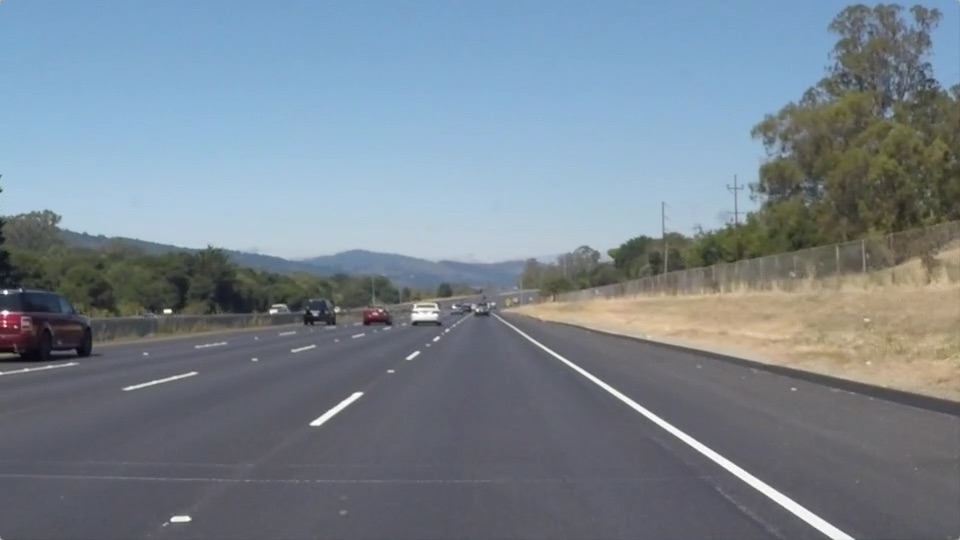
#> input picture images/solidWhiteRight.jpg, 960 x 540 px
$ jupyter execute --allow-errors Detector.ipynb   (shell and % lines are left out)
#> lines starting #> are read from the running program, lines starting #| are printed output that depends on the picture; after the words box and inside, x2 and y2 are one past the last pixel; in counts of white or black regions, pixels touching at a corner belong together
### module.py
import cv2
import math
import matplotlib.pyplot as plt
import matplotlib.image as mpimg
import numpy as np
from PIL import Image
import os

def grayscale(img):
    return cv2.cvtColor(img, cv2.COLOR_RGB2GRAY)

def canny(img, low_threshold, high_threshold):
    return cv2.Canny(img, low_threshold, high_threshold)

def gaussian_blur(img, kernel_size):
    return cv2.GaussianBlur(img, (kernel_size, kernel_size), 0)

# [17 lines left out: function region_of_interest, not called in this run]


def draw_lines(img, lines, color=[255, 0, 0], thickness=2):
    for line in lines:
        for x1,y1,x2,y2 in line:
            cv2.line(img, (x1, y1), (x2, y2), color, thickness)

    return img

# [5 lines left out: function hough_lines, not called in this run]

def weighted_img(img, initial_img, α=0.8, β=1., γ=0.):
    return cv2.addWeighted(initial_img, α, img, β, γ)

def read_img(img):
    return mpimg.imread(img)

def to_hls(img):
    return cv2.cvtColor(img, cv2.COLOR_RGB2HLS)

def to_hsv(img):
    return cv2.cvtColor(img, cv2.COLOR_RGB2HSV)

def isolate_color_mask(img, low_thresh, high_thresh):
    assert(low_thresh.all() >=0  and low_thresh.all() <=255)
    assert(high_thresh.all() >=0 and high_thresh.all() <=255)
    return cv2.inRange(img, low_thresh, high_thresh)

def adjust_gamma(image, gamma=1.0):
    invGamma = 1.0 / gamma
    table = np.array([((i / 255.0) ** invGamma) * 255
        for i in np.arange(0, 256)]).astype("uint8")

    # apply gamma correction using the lookup table
    return cv2.LUT(image, table)

# [6 lines left out: function save_imgs, not called in this run]

def display_imgs(img_list, labels=[],cols=2, fig_size=(15,15)):
    if len(labels) > 0:
        assert(len(img_list) == len(labels))
    assert(len(img_list) > 0)
    cmap = None
    tot = len(img_list)
    rows = tot / cols
    plt.figure(figsize=fig_size)
    for i in range(tot):
        plt.subplot(rows, cols, i+1)
        if len(img_list[i].shape) == 2:
            cmap = 'gray'
        if len(labels) > 0:
            plt.title(labels[i])
        plt.imshow(img_list[i], cmap=cmap)

    plt.tight_layout()
    plt.show()

def get_aoi(img):
    rows, cols = img.shape[:2]
    mask = np.zeros_like(img)

    left_bottom = [cols * 0.1, rows]
    right_bottom = [cols * 0.95, rows]
    left_top = [cols * 0.4, rows * 0.6]
    right_top = [cols * 0.6, rows * 0.6]

    vertices = np.array([[left_bottom, left_top, right_top, right_bottom]], dtype=np.int32)

    if len(mask.shape) == 2:
        cv2.fillPoly(mask, vertices, 255)
    else:
        cv2.fillPoly(mask, vertices, (255, ) * mask.shape[2])
    return cv2.bitwise_and(img, mask)

def get_hough_lines(img, rho=1, theta=np.pi/180, threshold=20, min_line_len=20, max_line_gap=300):
    lines = cv2.HoughLinesP(img, rho, theta, threshold, np.array([]),
                            minLineLength=min_line_len, maxLineGap=max_line_gap)
    return lines

def get_line_length(line):
    for x1, y1, x2, y2 in line:
        return np.sqrt((y2-y1)**2 + (x2-x1)**2)

def get_line_slope_intercept(line):
    for x1, y1, x2, y2 in line:
        if x2-x1 == 0:
            return math.inf, 0
    slope = (y2-y1)/(x2-x1)
    intercept = y1 - slope * x1
    return slope, intercept

def get_lines_slope_intecept(lines):
    left_lines = []
    right_lines = []
    left_lengths = []
    right_lengths = []
    for line in lines:
        slope, intercept = get_line_slope_intercept(line)
        if slope == math.inf:
            continue
        line_len = get_line_length(line)
        if slope < 0:
            left_lines.append((slope, intercept))
            left_lengths.append(line_len)
        else :
            right_lines.append((slope, intercept))
            right_lengths.append(line_len)

    # average
    left_avg = np.dot(left_lengths, left_lines)/np.sum(left_lengths) if len(left_lengths) > 0 else None
    right_avg = np.dot(right_lengths, right_lines)/np.sum(right_lengths) if len(right_lengths) > 0 else None

    return left_avg, right_avg

def convert_slope_intercept_to_line(y1, y2 , line):
    if line is None:
        return None

    slope, intercept = line
    x1 = int((y1- intercept)/slope)
    y1 = int(y1)
    x2 = int((y2- intercept)/slope)
    y2 = int(y2)
    return((x1, y1),(x2, y2))

def get_lane_lines(img, lines):
    left_avg, right_avg = get_lines_slope_intecept(lines)

    y1 = img.shape[0]
    y2 = img.shape[0] * 0.6

    left_lane = convert_slope_intercept_to_line(y1, y2, left_avg)
    right_lane = convert_slope_intercept_to_line(y1, y2, right_avg)
    return left_lane, right_lane

def draw_weighted_lines(img, lines, color=[255, 0, 0], thickness=2, alpha = 1.0, beta = 0.95, gamma= 0):
    mask_img = np.zeros_like(img)
    for line in lines:
        if line is not None:
            cv2.line(mask_img, *line, color, thickness)
    return weighted_img(mask_img, img, alpha, beta, gamma)

### Detector.ipynb
<h1 align="center"> Automotive Electronics Assignment </h1>

<h2 align="center"> Project Lane Detection </h2>

<h3 align="right"> SathiyaNarayanan P<br>17BEC167</h3>

### Project Description:
   This Project is based on the Opencv python module.Identifying the lanes in the roads is common task.This is critical task for automonous vehicle to perform.Here This project based on the simple Lane detection pipeline with computer vision technique.For more info check  [GitHub Link](https://github.com/sathiya2000/New-Project.git)

## Import Packages

[cell 1]
import cv2
from module import *
import matplotlib.pyplot as plt
import matplotlib.image as mpimg
import numpy as np
import os

## Read in an Image

[cell 2]
image = mpimg.imread('images/solidWhiteRight.jpg')
#> image is the input picture: shape (540, 960, 3); mean R, G, B 120.3, 132.6, 143.7

print('This image is:', type(image), 'with dimensions:', image.shape)
#| This image is: <class 'numpy.ndarray'> with dimensions: (540, 960, 3)
plt.imshow(image)

## Test Image

[cell 3]
PATH = "images"
test_imgs = os.listdir(PATH)
test_imgs

## Color Selection

[cell 4]
img_list = [read_img(PATH +"/" + name) for name in test_imgs]
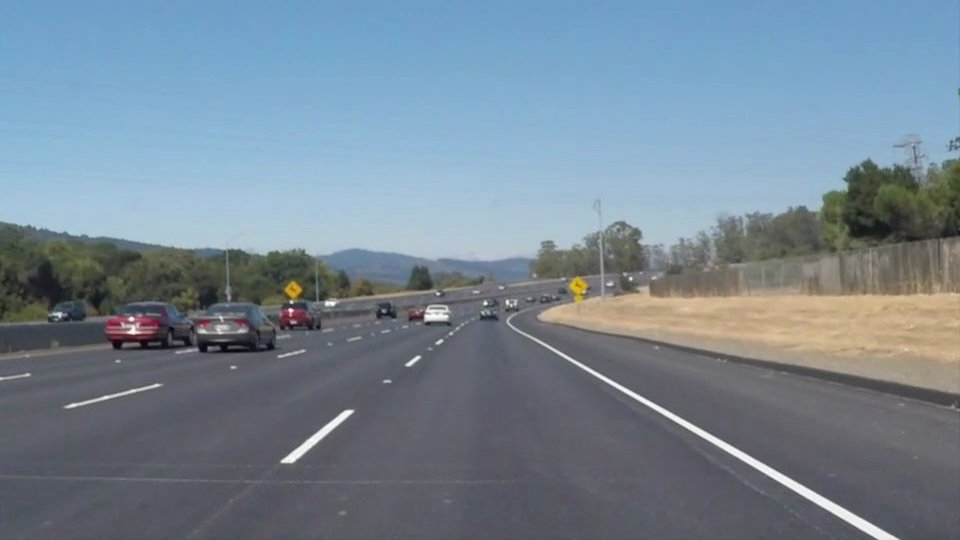
#> input picture images/solidWhiteCurve.jpg, 960 x 540 px
#> in read_img, returned value is the input picture: shape (540, 960, 3); mean R, G, B 118.5, 134.5, 148.1
#> call 3 of read_img, with img = 'images/solidYellowCurve.jpg'
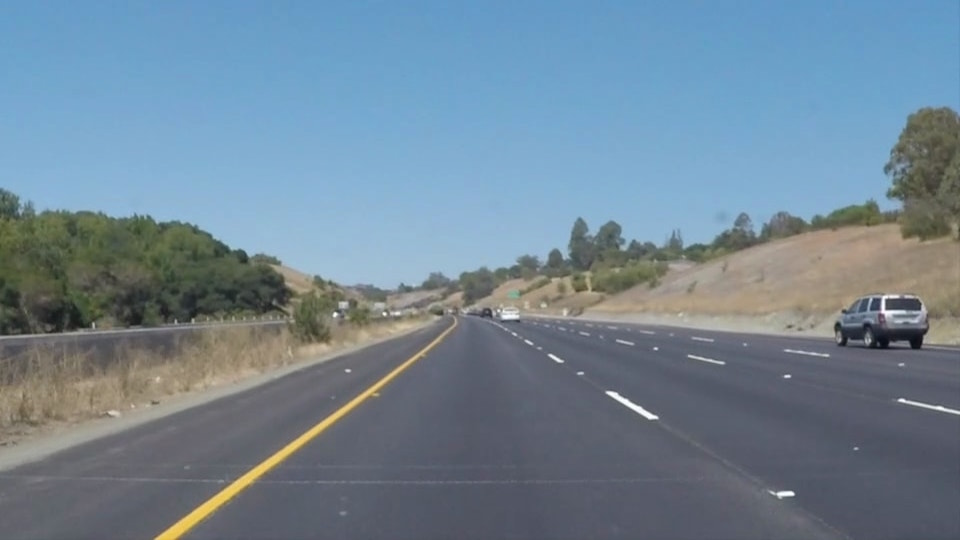
#> input picture images/solidYellowCurve.jpg, 960 x 540 px
#> in read_img, returned value is the input picture: shape (540, 960, 3); mean R, G, B 113, 133.4, 149
#> img_list = 3 items
#> (the rest of this cell did not finish here and is left out)

#> in display_imgs, `tot = len(img_list)`: tot = 3
#> in display_imgs, `rows = tot / cols`: rows = 1.5
display_imgs(img_list, test_imgs)
save_imgs(img_list, test_imgs, prefix= "Original")

[cell 5]
diff_color_spaces_imgs = []
diff_color_spaces_labels = []
for i in range(len(img_list)):
    diff_color_spaces_imgs.append(img_list[i])
    diff_color_spaces_labels.append("RGB: " +test_imgs[i])
    diff_color_spaces_imgs.append(to_hsv(img_list[i]))
    diff_color_spaces_labels.append("HSV: " +test_imgs[i])
    diff_color_spaces_imgs.append(to_hls(img_list[i]))
    diff_color_spaces_labels.append("HLS: " +test_imgs[i])
#> this loop made 3 passes
#> after the loop, diff_color_spaces_imgs = 9 items; diff_color_spaces_labels = ['RGB: solidWhiteCurve.jpg', 'HSV: solidWhiteCurve.jpg', 'HLS: solidWhiteCurve.jpg', 'RGB: solidWhiteRight.jpg', 'HSV: solidWhiteRight.jpg', 'HLS: solidWhiteRight.jpg', 'RGB: solidYellowCurve.jpg', 'HSV: solidYellowCurve.jpg', 'HLS: solidYellowCurve.jpg']

display_imgs(diff_color_spaces_imgs, diff_color_spaces_labels, cols=3)
#> call 2 of display_imgs, with cols = 3, fig_size = (15, 15)
#> in display_imgs (call 2), `tot = len(img_list)`: tot = 9
#> in display_imgs (call 2), `rows = tot / cols`: rows = 3
#> in display_imgs (call 2), `plt.show()`:
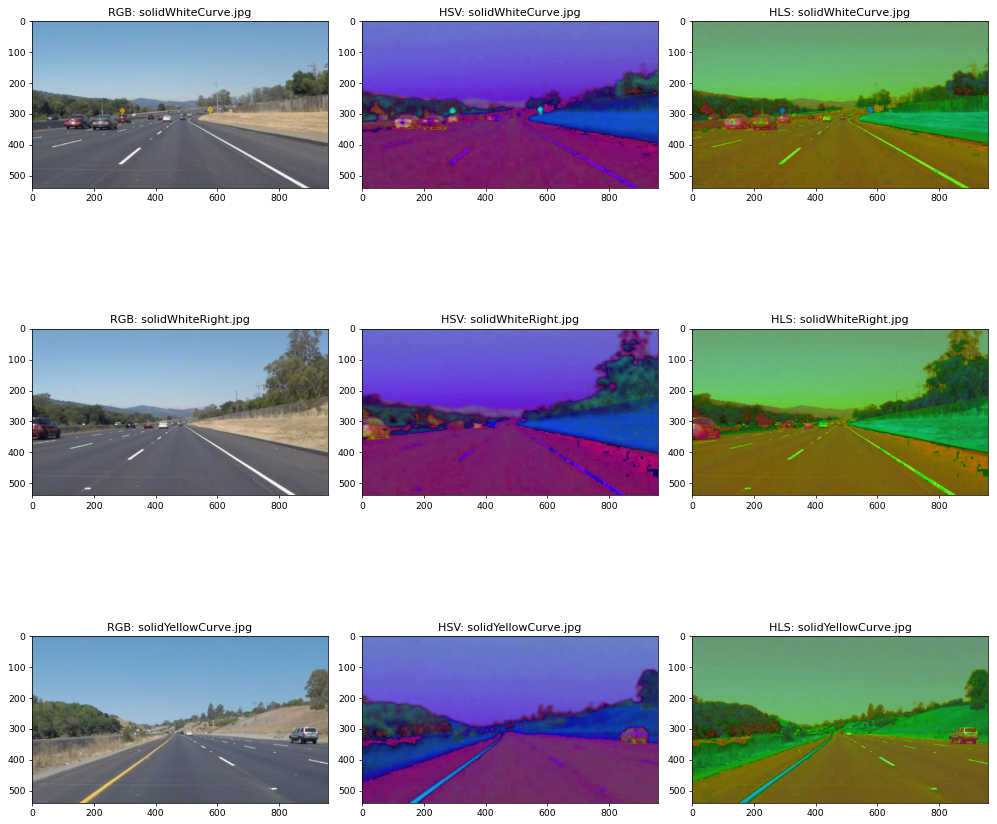
#> figure drawn by matplotlib, 9 panels

[cell 6]
original_imgs = np.copy(img_list)

## Make original image gray

[cell 7]
gray_imgs = [grayscale(img) for img in img_list]
#> in grayscale (call 3), `return cv2.cvtColor(img, cv2.COLOR_RGB2GRAY)`:
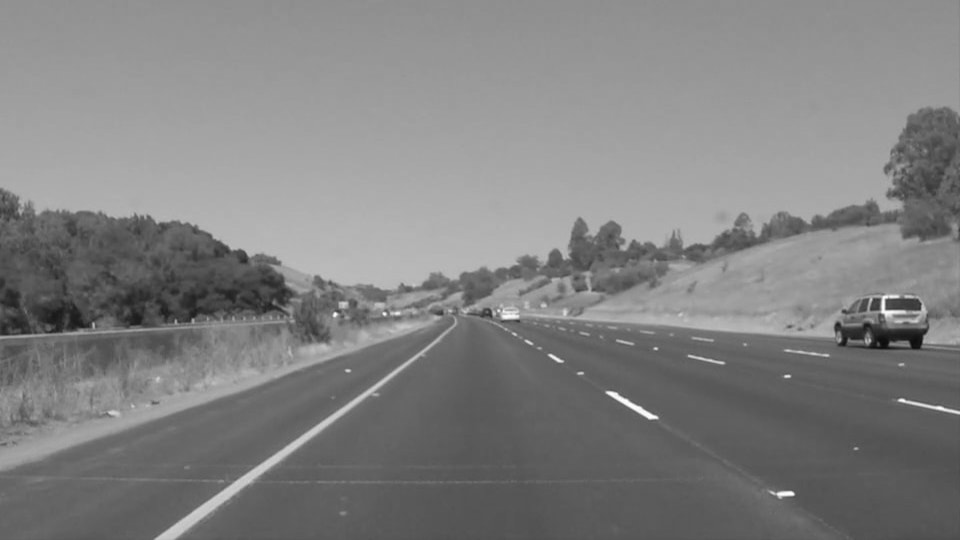
#> returned value: shape (540, 960); min 11, max 254, mean 129.1
#> gray_imgs = 3 items
#> (the rest of this cell did not finish here and is left out)

save_imgs(gray_imgs, test_imgs, prefix="Gray")

## Darker image

[cell 8]
darkened_imgs = [adjust_gamma(img, 0.5) for img in gray_imgs]
#> in adjust_gamma, `table = np.array([((i / 255.0) ** invGamma) * 255 for i in np.arange(0..`: table = 256 values from 0 to 255
#> call 3 of adjust_gamma, with gamma = 0.5
#> in adjust_gamma (call 3), `return cv2.LUT(image, table)`:
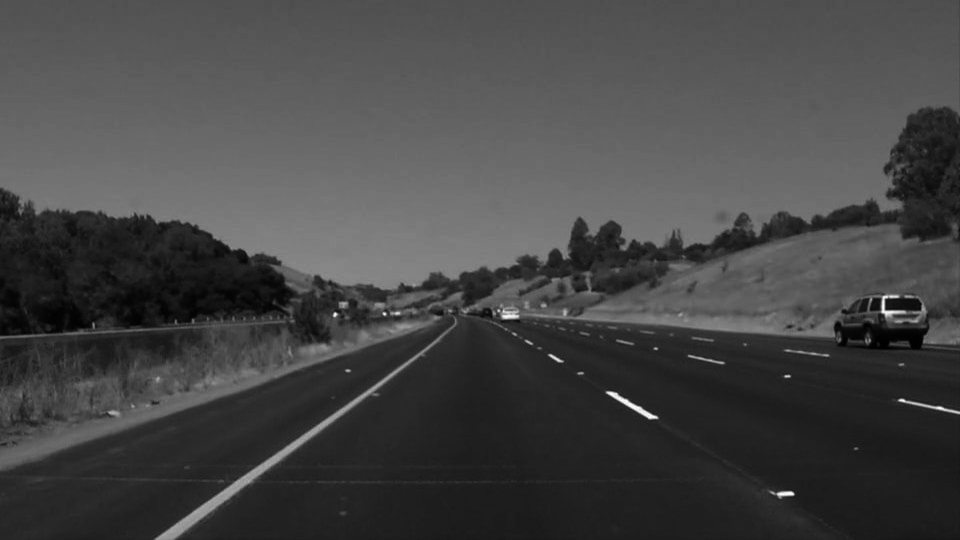
#> returned value: shape (540, 960); min 0, max 253, mean 69.5
#> darkened_imgs = 3 items
#> (the rest of this cell did not finish here and is left out)

save_imgs(darkened_imgs, test_imgs, prefix="Darkened")

## RGB Color space - color Selection

[cell 9]
white_masks = [isolate_color_mask(img, np.array([210, 210, 210], dtype=np.uint8), np.array([255, 255, 255], dtype=np.uint8)) for img in img_list]
#> in isolate_color_mask (call 3), `return cv2.inRange(img, low_thresh, high_thresh)`:
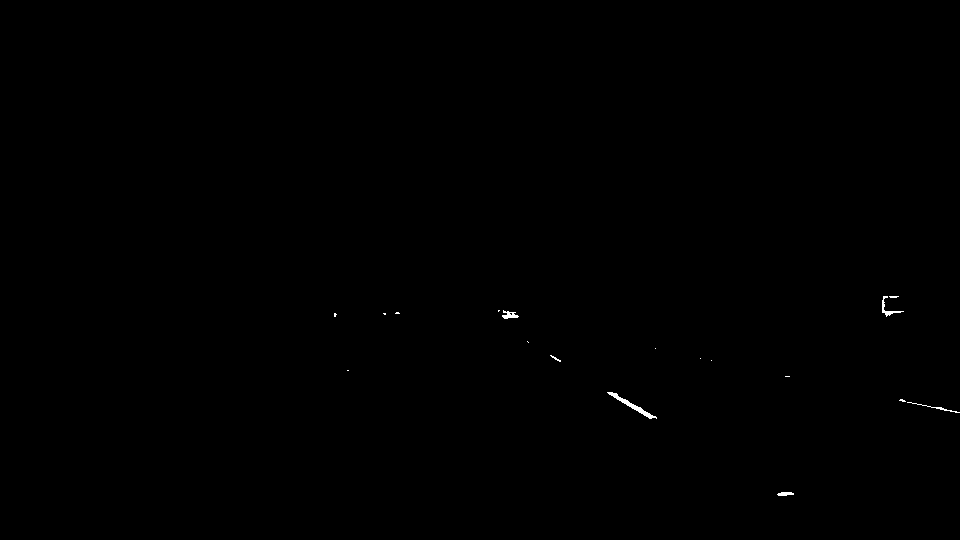
#> returned value: shape (540, 960); 0.12% white; 18 white regions (12 under 20 px), largest, box (x1, y1, x2, y2) and area: (607, 392, 657, 419) 222, (882, 296, 904, 317) 99, (502, 310, 519, 319) 83, (907, 402, 960, 413) 70, (777, 492, 794, 496) 53, (550, 355, 561, 362) 22
#> white_masks = 3 items
yellow_masks = [isolate_color_mask(img, np.array([190, 190, 0], dtype=np.uint8), np.array([255, 255, 255], dtype=np.uint8)) for img in img_list]
#> yellow_masks = 3 items
masked_imgs = []
for i in range(len(img_list)):
    mask = cv2.bitwise_or(white_masks[i], yellow_masks[i])
    masked_imgs.append(cv2.bitwise_and(darkened_imgs[i], darkened_imgs[i], mask=mask))
#> after the loop, masked_imgs = 3 items

#> (the rest of this cell did not finish here and is left out)

## HLS Color Space - Color selection

[cell 10]
white_masks = []
yellow_masks = []
white_masks = [isolate_color_mask(to_hls(img), np.array([0, 200, 0], dtype=np.uint8), np.array([200, 255, 255], dtype=np.uint8)) for img in original_imgs]
yellow_masks = [isolate_color_mask(to_hls(img), np.array([10, 0, 100], dtype=np.uint8), np.array([40, 255, 255], dtype=np.uint8)) for img in original_imgs]
masked_imgs = []
for i in range(len(original_imgs)):
    mask = cv2.bitwise_or(white_masks[i], yellow_masks[i])
    masked_imgs.append(cv2.bitwise_and(darkened_imgs[i], darkened_imgs[i], mask=mask))

#> (the rest of this cell did not finish here and is left out)

## Gaussian Blur

[cell 11]
blurred_imgs = [gaussian_blur(img, kernel_size=7) for img in masked_imgs]
#> call 2 of gaussian_blur, with kernel_size = 7
#> in gaussian_blur (call 2), `return cv2.GaussianBlur(img, (kernel_size, kernel_size), 0)`:
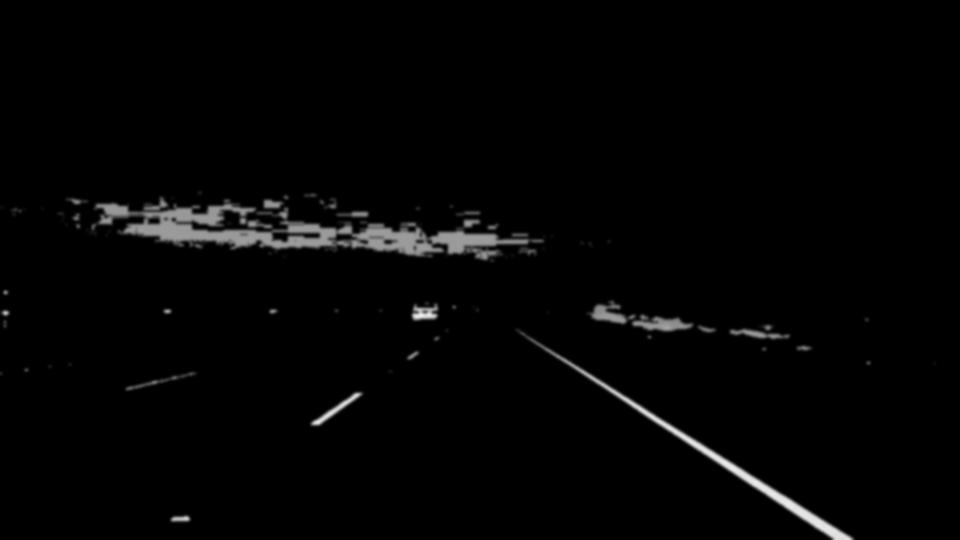
#> returned value: shape (540, 960); min 0, max 238, mean 4.3
#> blurred_imgs = 3 items
#> (the rest of this cell did not finish here and is left out)

## Canny Edge Detector

[cell 12]
canny_imgs = [canny(img, low_threshold=70, high_threshold=140) for img in blurred_imgs]
#> call 3 of canny, with low_threshold = 70, high_threshold = 140
#> in canny (call 3), `return cv2.Canny(img, low_threshold, high_threshold)`:
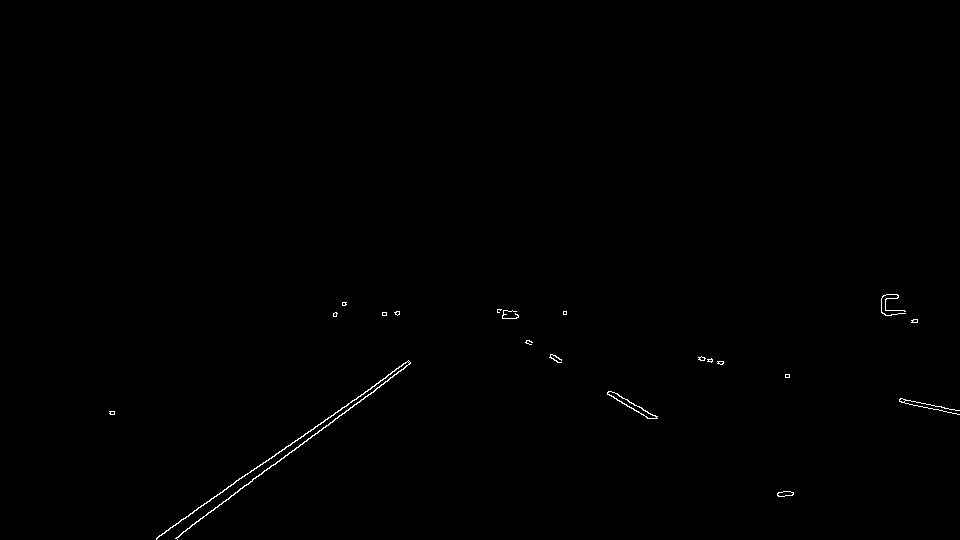
#> returned value: shape (540, 960); 0.3% white in thin lines or dots, all inside (x1, y1, x2, y2) = (109, 294, 960, 540)
#> canny_imgs = 3 items
#> (the rest of this cell did not finish here and is left out)

## Area of interest

[cell 13]
aoi_imgs = []

for img in canny_imgs:
    aoi_imgs.append(get_aoi(img))
#> after the loop, aoi_imgs = 3 items

#> (the rest of this cell did not finish here and is left out)

## Hough Transform Line Detection

[cell 14]
hough_lines_imgs = []
lines = []
for img in aoi_imgs:
    lines.append(get_hough_lines(img))
#> after the loop, lines = 3 items

for img, line in zip(original_imgs, lines):
    hough_lines_imgs.append(draw_lines(img, line))
#> after the loop, hough_lines_imgs = 3 items

#> (the rest of this cell did not finish here and is left out)

## Extrapolating Lines

[cell 15]
lane_lines_imgs =[]

for img, line in zip(original_imgs, lines):
    left_lane, right_lane = get_lane_lines(img, line)
    lane_lines_imgs.append(draw_weighted_lines(img, [left_lane, right_lane], thickness= 15))
#> this loop made 3 passes
#> (left_lane, right_lane) on passes 1 to 3: (((187, 540), (457, 324)), ((891, 540), (509, 324))), (((151, 540), (455, 324)), ((847, 540), (507, 324))), (((164, 540), (461, 324)), ((865, 540), (489, 324)))
#> after the loop, lane_lines_imgs = 3 items

#> (the rest of this cell did not finish here and is left out)
